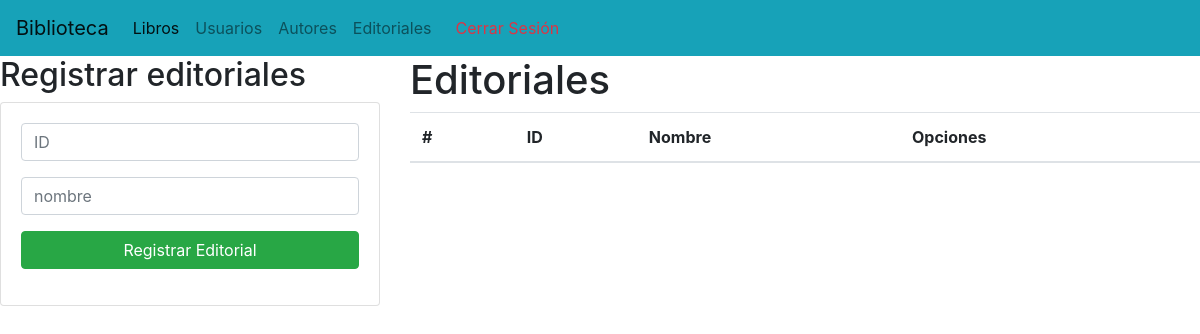
The app's page /gestionEditoriales/, older data.
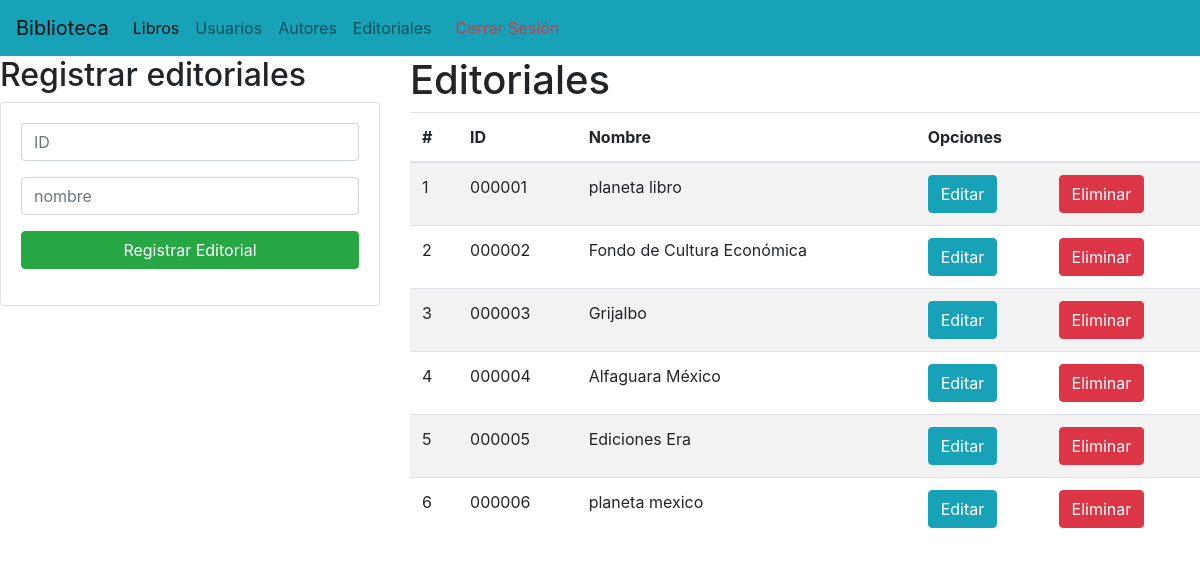
The same page, newer data.
### Aplicaciones/Biblioteca/models.py (models this page shows)
class Editoriales(models.Model):
    idEdi = models.CharField(primary_key=True, max_length=6)
    nomEdi = models.CharField(max_length=200)

### Aplicaciones/Biblioteca/views.py (the view)
# urls.py: path('gestionEditoriales/', views.gestionEd, name='gestionEd'),
def gestionEd(request):
    EditorialesListas = Editoriales.objects.all()
    return render(request, 'gestionEditoriales.html', {"Editoriales":EditorialesListas})

### Aplicaciones/Biblioteca/templates/gestionEditoriales.html (shortened to what this page needs)
<!DOCTYPE html>
<html lang="es">
<head>
    <link rel="stylesheet" href="https://cdn.jsdelivr.net/npm/bootstrap@4.4.1/dist/css/bootstrap.min.css"
>
</head>
<body>
    <nav class="navbar navbar-expand-lg navbar-light bg-info">
        <a class="navbar-brand" href="#">Biblioteca</a>
        <div class="collapse navbar-collapse" id="navbarNav">
          <ul class="navbar-nav">
            <li class="nav-item active">
              <a class="nav-link" href="{% url 'home' %}">Libros<span class="sr-only">(current)</span></a>
            </li>
            <li class="nav-item">
              <a class="nav-link" href="{% url 'gestionUs' %}">Usuarios</a>
            </li>
            <li class="nav-item">
              <a class="nav-link" href="{% url 'gestionAu' %}">Autores</a>
            </li>
            <li class="nav-item">
              <a class="nav-link" href="#">Editoriales</a>
            </li>
            {% if user.is_authenticated %}
            <li class="nav-item">
              <a class="nav-link text-danger" href="#">
                  <i class="fas fa-sign-out-alt mr-2"></i> Cerrar Sesión
              </a>
          </li>
            {% else %}
            <li class="nav-item">
              <a class="nav-link text-danger" href="{% url 'login' %}">
              </a>
          </li>
            {% endif %}
          </ul>
        </div>
      </nav>
      {% block body %}
<div class="row">
    <div class="col-sm-12 col-md-6 col-lg-4 col-xl-4">
        <h2>Registrar editoriales</h2>
        <div class="card">
            <div class="card-body">
                <form action="/registrarEditoriales/" method="post">{% csrf_token %}
                    <div class="form-group">
                        <input type="text" id="txtidEdi" name="txtidEdi" class="form-control" placeholder="ID"
                            minlength="6" maxlength="6" required>
                    </div>
                    <div class="form-group">
                        <input type="text" id="txtNomEdi" name="txtNomEdi" class="form-control" placeholder="nombre"
                             maxlength="70" required>
                    </div>
                    <div class="form-group">
                        <button type="submit" class="btn btn-success btn-block text-white">Registrar Editorial</button>
                    </div>
                </form>
            </div>
        </div>
    </div>
    <div class="col-sm-12 col-md-6 col-lg-8 col-xl-8">
        <h1>Editoriales</h1>
        <div class="table-responsive py=2">
            <table class="table table-striped">
                <thead>
                    <tr>
                        <th>#</th>
                        <th>ID</th>
                        <th>Nombre</th>
                        <th colspan="2">Opciones</th>
                    </tr>
                </thead>
                <tbody>
                    {% for c in Editoriales %}
                    <tr>
                        <td>{{forloop.counter}}</td>
                        <td>{{c.idEdi}}</td>
                        <td>{{c.nomEdi}}</td>
                        <td><a href="edicionLibro/{{c.id}}" class="btn btn-info">Editar</a></td>
                        <td><a href="{% url 'eliminacionEditoriales' idEdi=c.idEdi %}" class="btn btn-danger btnEliminacion"
                            onclick="return confirm('¿Estás seguro de que deseas eliminar este usuario?');">Eliminar</a></td>
                    </tr>
                    {% endfor %}
                </tbody>
            </table>
        </div>
    </div>
</div>
{% endblock %}
</body>
</html>

Row changes from the older to the newer data that the page shows:
added Editoriales: idEdi "000001", nomEdi "planeta libro"
added Editoriales: idEdi "000002", nomEdi "Fondo de Cultura Económica"
added Editoriales: idEdi "000003", nomEdi "Grijalbo"
added Editoriales: idEdi "000004", nomEdi "Alfaguara México"
added Editoriales: idEdi "000005", nomEdi "Ediciones Era"
added Editoriales: idEdi "000006", nomEdi "planeta mexico"
